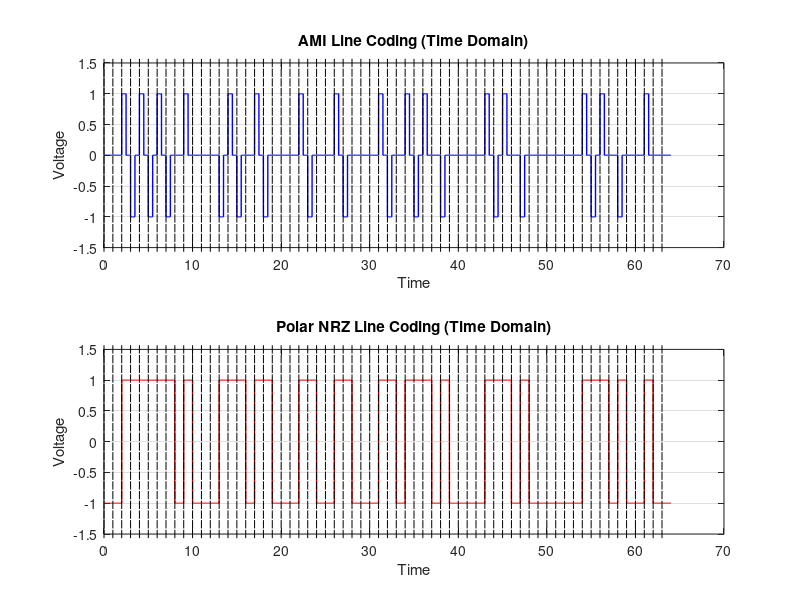
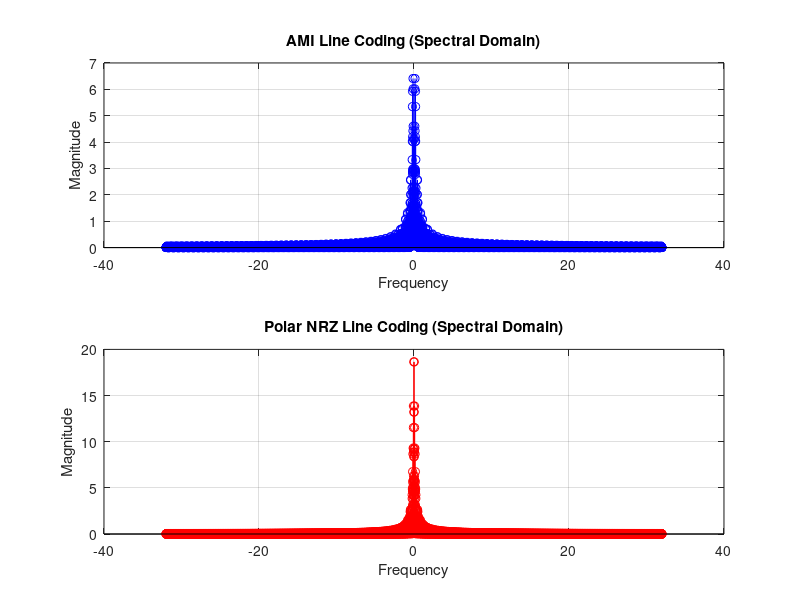

Here is the MATLAB script that generated these plots, in order:
clear
clc

num_bits = 64;
bit_stream = randi([0, 1], 1, num_bits);


ts = 0.005;

t = 0:ts:num_bits-ts;



########### AMI_rz line ###########
###################################





ami_rz_code = zeros(1,num_bits);
last_voltage = 1; % Initial voltage state
for i = 1:num_bits
    if bit_stream(i) == 1
        ami_rz_code(i) = last_voltage;
        last_voltage = -last_voltage;
    end
end

ami_signal = repelem(ami_rz_code, 200);


for i = 100:100:length(ami_signal)
    if ami_signal(i) == 1 || ami_signal(i) == -1
        ami_signal(i:i+100) = 0;
    end
end





########### Polar NRZ Encoding ###########
####################################


polar_nrz_code = 2 * bit_stream - 1;


polar_nrz_signal = repelem(polar_nrz_code, 200);


########### Tb Vertical line ###########
########################################
Tb = t(201);
line = linspace(-1.5,1.5,20);
t_line = zeros(1,length(line));


########### AMI Plot ###########
################################
figure(1);
subplot(2, 1, 1);
plot(t,ami_signal, 'b', 'LineWidth', 1);

title('AMI Line Coding (Time Domain)');
xlabel('Time');
ylabel('Voltage');
ylim([-1.5, 1.5]);
hold on

for i = 1:num_bits
    plot(t_line, line ,'|','color',"k",'LineWidth', 0.1);
    t_line = t_line + Tb;    #Return to zero
end
t_line = zeros(1,length(line));
grid on;


########### Polar NRZ Plot ###########
######################################

subplot(2, 1, 2);
plot(t, polar_nrz_signal, 'r', 'LineWidth', 1);
title('Polar NRZ Line Coding (Time Domain)');
xlabel('Time');
ylabel('Voltage');
ylim([-1.5, 1.5]);
hold on;

for i = 1:num_bits
    plot(t_line, line ,'|','color',"k",'LineWidth', 0.1);
    t_line = t_line + Tb;         #non-return to zero
end
grid on;








########### Spectral domain plots ###########
#############################################

ami_ft       = fftshift(fft(ami_signal))*ts;
polar_nrz_ft = fftshift(fft(polar_nrz_signal))*ts;

fs = 64;
df = 0.005;
if (rem(length(t),2)==0)
f= - (0.5 * fs) : df : (0.5*fs - df) ;
else
f= - (0.5*fs-0.5*df) : df : (0.5*fs -0.5*df);
end


figure(2);
subplot(2, 1, 1);
stem(f, abs(ami_ft), 'b');
title('AMI Line Coding (Spectral Domain)');
xlabel('Frequency');
ylabel('Magnitude');
grid on;

subplot(2, 1, 2);
stem(f, abs(polar_nrz_ft), 'r');
title('Polar NRZ Line Coding (Spectral Domain)');
xlabel('Frequency');
ylabel('Magnitude');
grid on;









